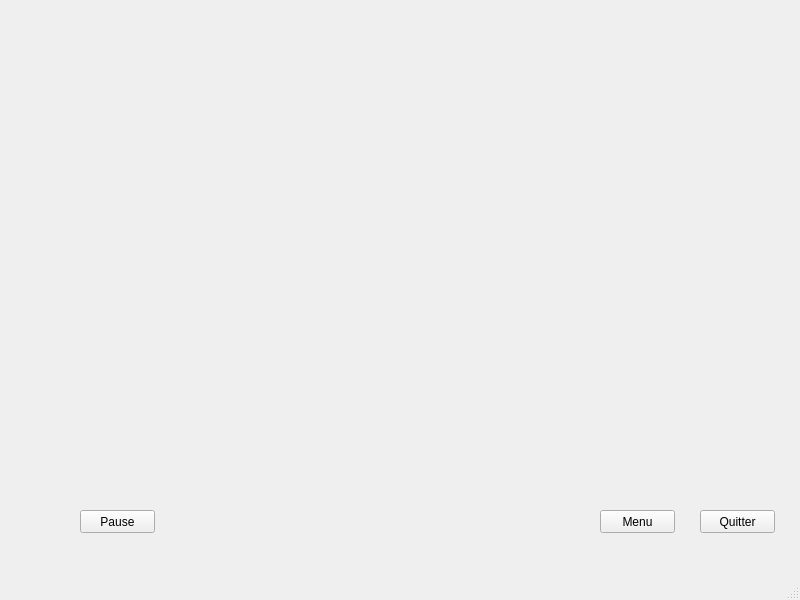
<?xml version="1.0" encoding="UTF-8"?>
<ui version="4.0">
 <class>MainWindow_simu</class>
 <widget class="QMainWindow" name="MainWindow_simu">
  <property name="geometry">
   <rect>
    <x>0</x>
    <y>0</y>
    <width>800</width>
    <height>600</height>
   </rect>
  </property>
  <property name="windowTitle">
   <string>Simulation</string>
  </property>
  <widget class="QWidget" name="centralwidget">
   <widget class="QWidget" name="widget" native="true">
    <property name="geometry">
     <rect>
      <x>130</x>
      <y>40</y>
      <width>532</width>
      <height>432</height>
     </rect>
    </property>
   </widget>
   <widget class="QPushButton" name="pushButton_pause">
    <property name="geometry">
     <rect>
      <x>80</x>
      <y>510</y>
      <width>75</width>
      <height>23</height>
     </rect>
    </property>
    <property name="text">
     <string>Pause</string>
    </property>
   </widget>
   <widget class="QPushButton" name="pushButton_menu">
    <property name="geometry">
     <rect>
      <x>600</x>
      <y>510</y>
      <width>75</width>
      <height>23</height>
     </rect>
    </property>
    <property name="text">
     <string>Menu</string>
    </property>
   </widget>
   <widget class="QPushButton" name="pushButton_quitter_simu">
    <property name="geometry">
     <rect>
      <x>700</x>
      <y>510</y>
      <width>75</width>
      <height>23</height>
     </rect>
    </property>
    <property name="text">
     <string>Quitter</string>
    </property>
   </widget>
  </widget>
  <widget class="QStatusBar" name="statusbar"/>
 </widget>
 <resources/>
 <connections/>
</ui>
